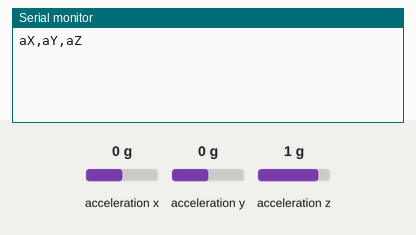
This sketch was run on a simulated Arduino Nano 33 BLE. Parts: the last lines printed to the serial monitor. The test bench sets the inputs (shaded band); at power-on: acceleration x 0 g, acceleration y 0 g, acceleration z 1 g.

Above: at 1.2 s.
1.3 s: acceleration x set to -1.4 g
At 1.8 s:
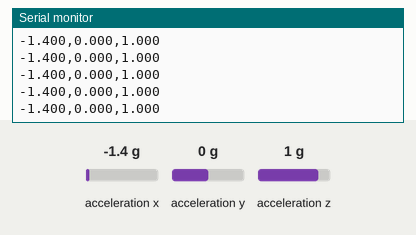
3.2 s: acceleration y set to -1.4 g
At 4.2 s:
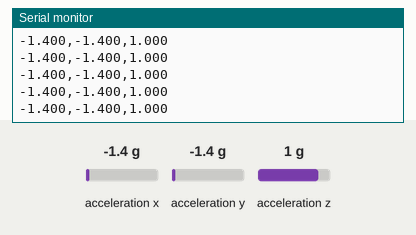
4.7 s: acceleration z set to -1.4 g
At 5.4 s:
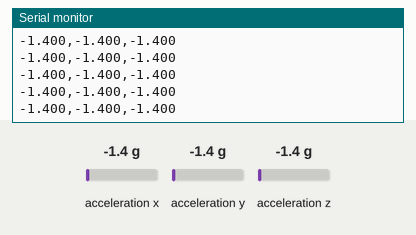

The sketch:

Data_Capture.ino
```cpp
#include <Arduino_LSM9DS1.h>

int sample_count = 0;

float max_magnitude = 0;
float energy = 0;

const float accelerationThreshold = 2.0;
const int numSamples = 100;

int samplesRead = numSamples;

void setup() {
  Serial.begin(9600);
  while (!Serial);

  if (!IMU.begin()) {
    Serial.println("Failed to initialize IMU!");
    while (1);
  }

  // print the header
  Serial.println("aX,aY,aZ");
}

void loop() {
  float aX, aY, aZ;

  while (samplesRead == numSamples) {
    if (IMU.accelerationAvailable()) {

      IMU.readAcceleration(aX, aY, aZ);


      float aSum = fabs(aX) + fabs(aY) + fabs(aZ);

      if (aSum >= accelerationThreshold) {
        samplesRead = 0;
        break;
      }
    }
  }

  while (samplesRead < numSamples) {
    if (IMU.accelerationAvailable() && IMU.gyroscopeAvailable()) {
      IMU.readAcceleration(aX, aY, aZ);

      samplesRead++;

      Serial.print(aX, 3);
      Serial.print(',');
      Serial.print(aY, 3);
      Serial.print(',');
      Serial.print(aZ, 3);
      Serial.println();


      if (samplesRead == numSamples) {
        Serial.println();
      }
    }
  }
}
```

Measured:
- after the input at 1.3 s, the serial monitor: prints a new line at once (image 1)
- after the input at 3.2 s, the serial monitor: prints a new line at once (image 2)
- after the input at 4.7 s, the serial monitor: prints a new line at once (image 3)
